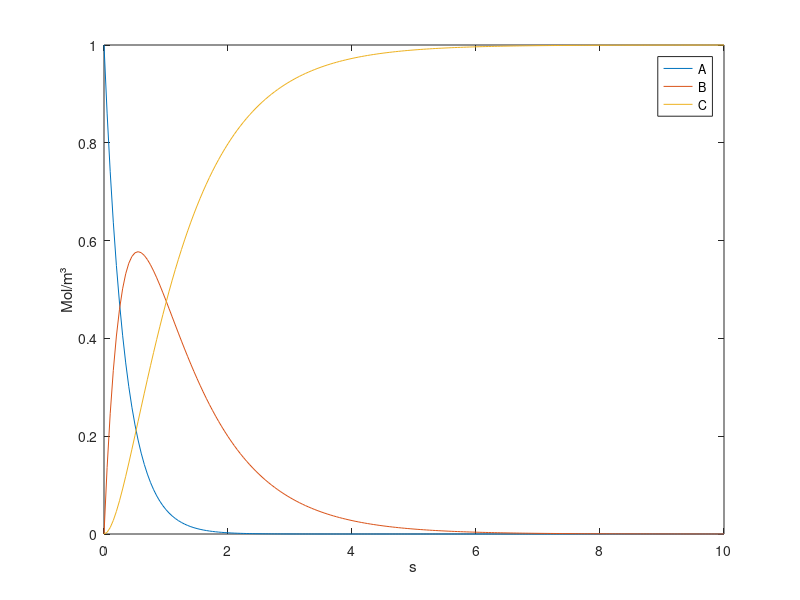

MATLAB code to generate this figure:
clear all
clc
k1=3;
k2=1;
A = [-k1,0,0;k1,-k2,0;0,k2,0];
h = 0.05;
x0 = [1;0;0];
t = 10;
i = 1;
for j = 0:h:t
    x(:,i) = expm(A*j)*x0;
    tempo(i) = j;
    i = i+1;
end
x;
A=x(1,:)'
B =x(2,:)'
C =x(3,:)'
tempo'
plot(tempo,A)
hold on
plot(tempo,B)
plot(tempo,C)
xlabel('s')
ylabel('Mol/m³')
legend('A','B','C')